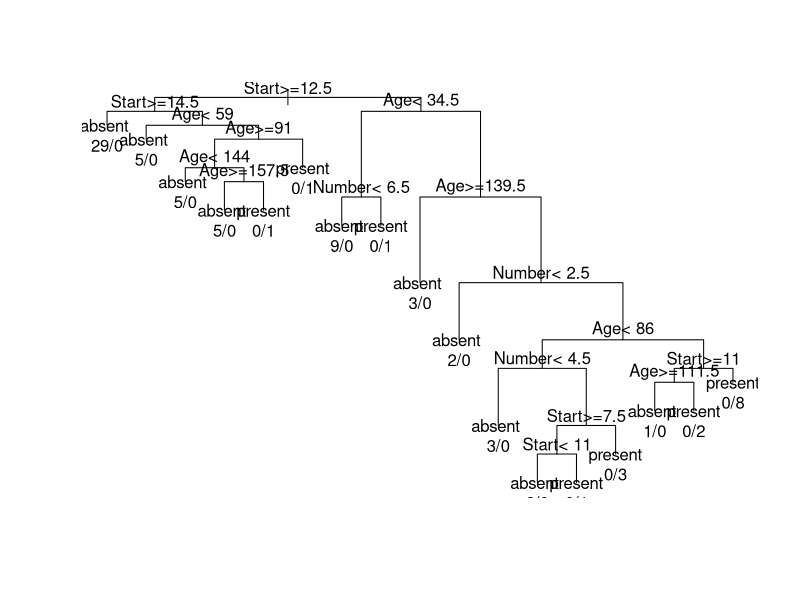
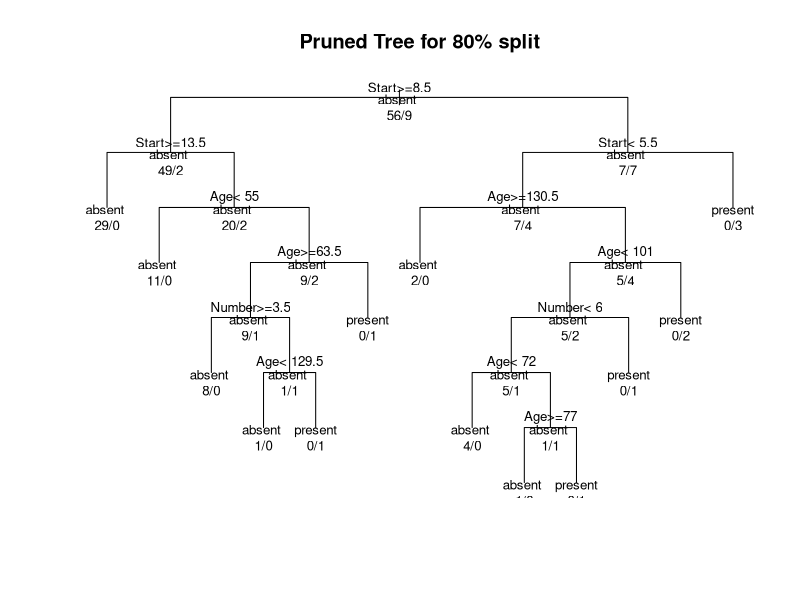
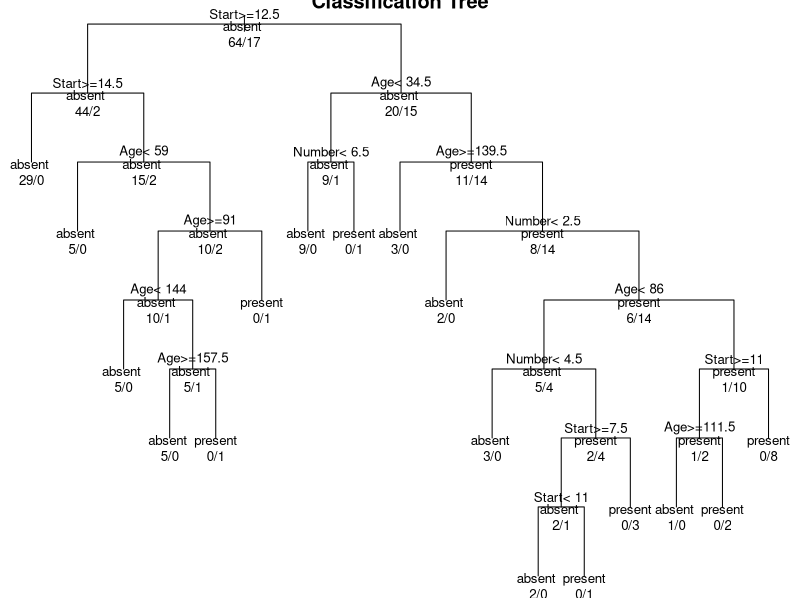
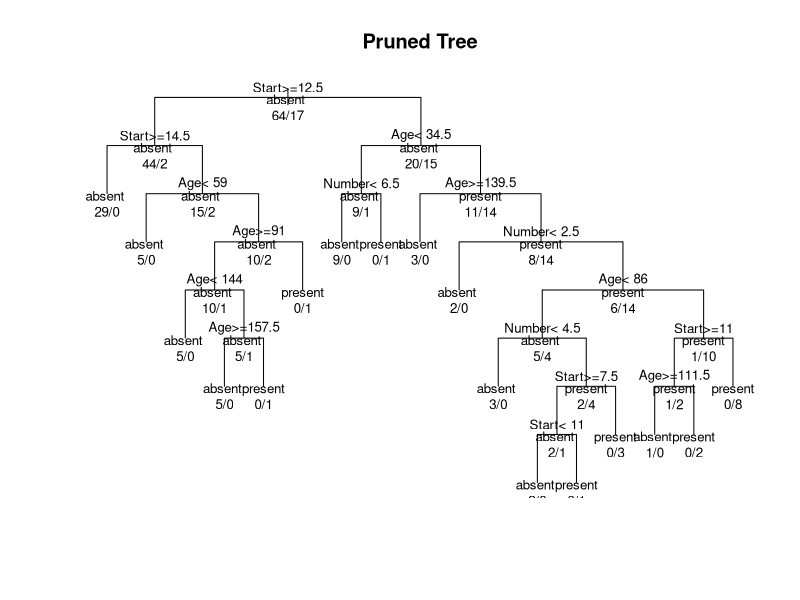
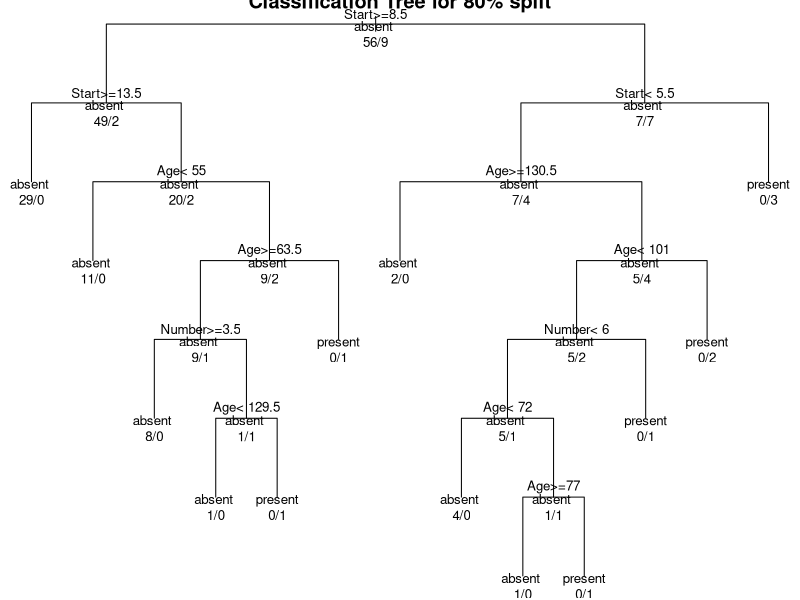
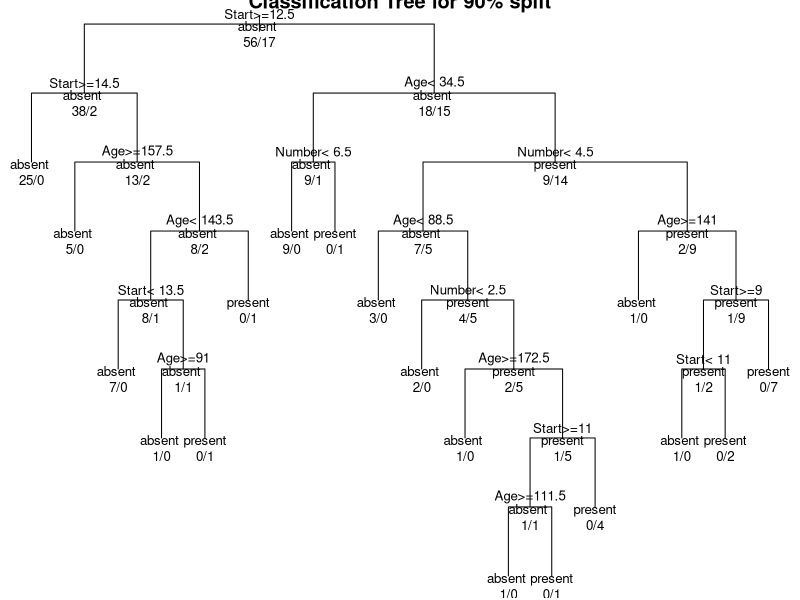
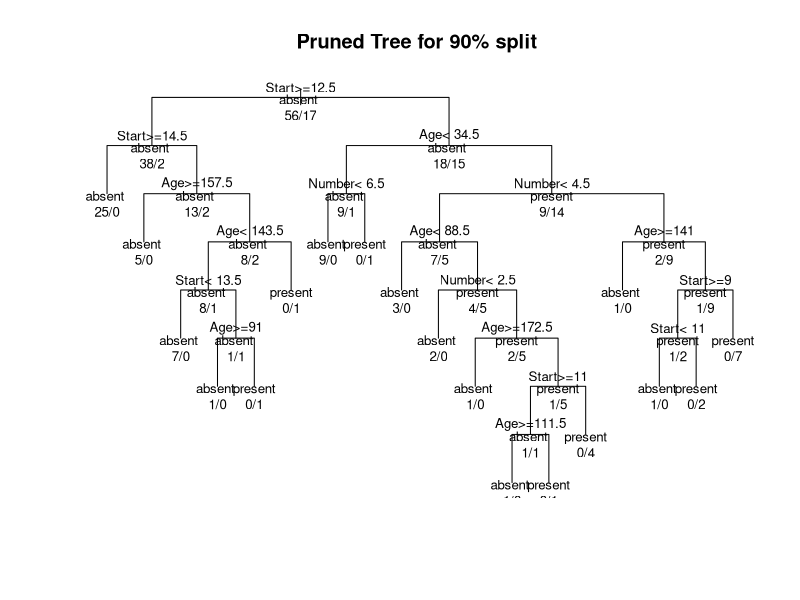

Generate these figures, in order, with R:
#Author: Aditya Shibrady Padmanabha
#AXS142431

library(rpart)
data(kyphosis)
ctree <- rpart(Kyphosis~., data = kyphosis, method = "class", parms = list(split = 'information'), minsplit = 1, minbucket = 1)
printcp(ctree)
plot(ctree)
text(ctree,use.n = TRUE)
print(ctree)
ctree$variable.importance
jpeg("class.jpg")
par(mar = rep(0.1, 4))
plot(ctree,uniform=TRUE,main="Classification Tree")
text(ctree,use.n=TRUE, all=TRUE, cex=.8)
dev.off()
summary(ctree)
printcp(ctree)
treepruned <- prune(ctree,cp=0.010000)
jpeg("prune.jpg")
plot(treepruned,uniform=TRUE,main="Pruned Tree")
text(treepruned,use.n=TRUE, all=TRUE, cex=.8)
dev.off()
nrow(kyphosis)
train80 <- sample(nrow(kyphosis),size =65 )
train_s80 <- kyphosis[train80,]
test_s80 <- kyphosis[-train80,]
treetrain <- rpart(Kyphosis~., data = train_s80, method = "class", parms = list(split = 'information'), minsplit = 1, minbucket = 1)
print(treetrain)
treetrain$variable.importance
jpeg("train80.jpg")
par(mar = rep(0.1, 4))
plot(treetrain,uniform=TRUE,main="Classification Tree for 80% split")
text(treetrain,use.n=TRUE, all=TRUE, cex=.8)
dev.off()
summary(treetrain)
printcp(treetrain)
trainprune80 <- prune(treetrain,cp=0.010000)
jpeg("trainpurne80.jpg")
dev.off()
plot(trainprune80,uniform=TRUE,main="Pruned Tree for 80% split")
text(trainprune80,use.n=TRUE, all=TRUE, cex=.8)
dev.off()
predict80 <- predict(treetrain,test_s80,type = "class")
print(predict80)
accuracy<- table(predict80,test_s80$Kyphosis)
sum(diag(accuracy))/sum(accuracy) *100
training90 <- sample(nrow(kyphosis),size =73 )
training_s90 <- kyphosis[training90,]
test_s90 <- kyphosis[-training90,]
traintree90 <- rpart(Kyphosis~., data = training_s90, method = "class", parms = list(split = 'information'), minsplit = 1, minbucket = 1)
print(traintree90)
traintree90$variable.importance
jpeg("train90.jpg")
par(mar = rep(0.1, 4))
plot(traintree90,uniform=TRUE,main="Classification Tree for 90% split")
text(traintree90,use.n=TRUE, all=TRUE, cex=.8)
dev.off()
summary(traintree90)
printcp(traintree90)
trainprune90 <- prune(traintree90,cp=0.010000)
jpeg("trainpurne90.jpg")
plot(trainprune90,uniform=TRUE,main="Pruned Tree for 90% split ")
text(trainprune90,use.n=TRUE, all=TRUE, cex=.8)
dev.off()
predict90 <- predict(traintree90,test_s90,type = "class")
print(predict90)
accuracy<- table(predict90,test_s90$Kyphosis)
sum(diag(accuracy))/sum(accuracy) *100
